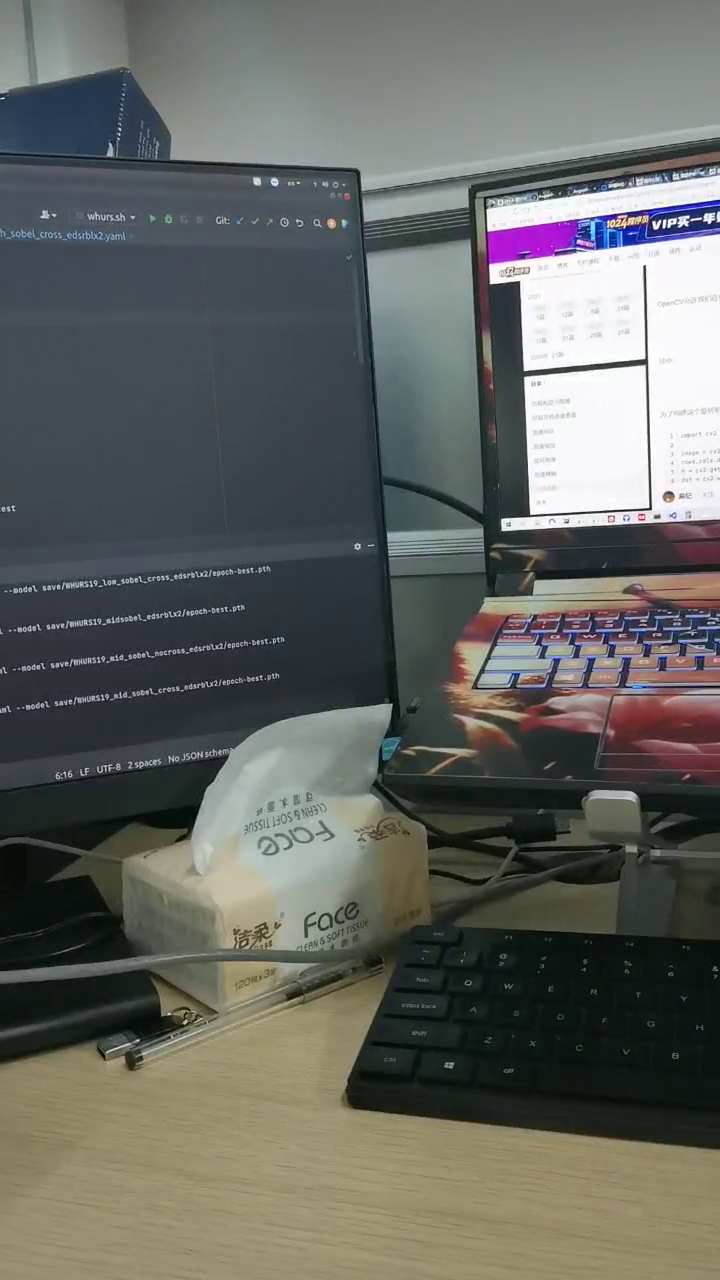
#> input picture frame 30 of blending/A.mp4, 720 x 1280 px, given in place of 1.avi, which was not available
$ python optical.py
#> lines starting #> are read from the running program, lines starting #| are printed output that depends on the picture; pictures that were not available may be replaced by others from this repository, and a replacement may not be noted
import numpy as np
import cv2

video_path = "E:\\Download\\OpticalFlow-master\\OpticalFlow\\1.avi"

# [51 lines left out: function OpticalFlowPyrLK, not called in this run]


def OpticalFlowFarneback():
    cap = cv2.VideoCapture(video_path)
    ret, frame1 = cap.read()
#> frame1 is the input picture: shape (1280, 720, 3); mean B, G, R 97.5, 101.8, 99.8

    prvs = cv2.cvtColor(frame1, cv2.COLOR_BGR2GRAY)
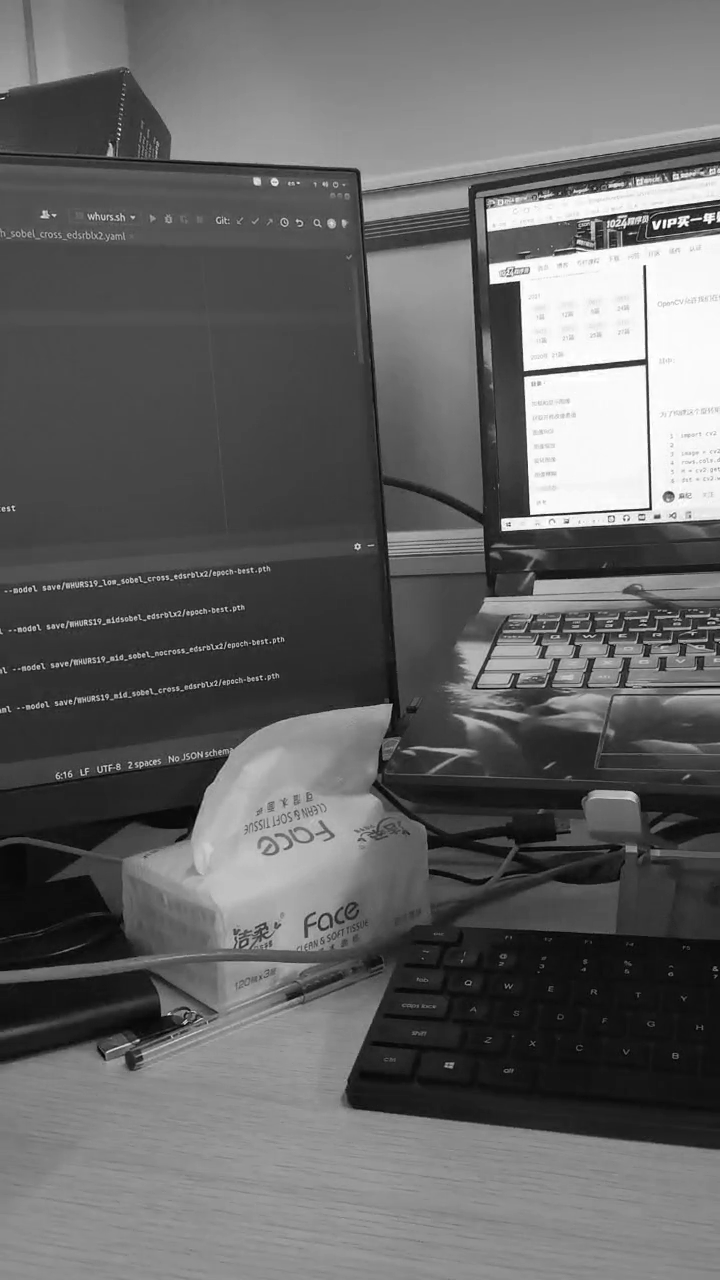
#> prvs: shape (1280, 720); min 0, max 255, mean 100.7
    hsv = np.zeros_like(frame1)
    hsv[..., 1] = 255

    while True:
        ret, frame2 = cap.read()
        next = cv2.cvtColor(frame2, cv2.COLOR_BGR2GRAY)
        flow = cv2.calcOpticalFlowFarneback(prvs, next, None, 0.5, 3, 15, 3, 5, 1.2, 0)
        mag, ang = cv2.cartToPolar(flow[..., 0], flow[..., 1])
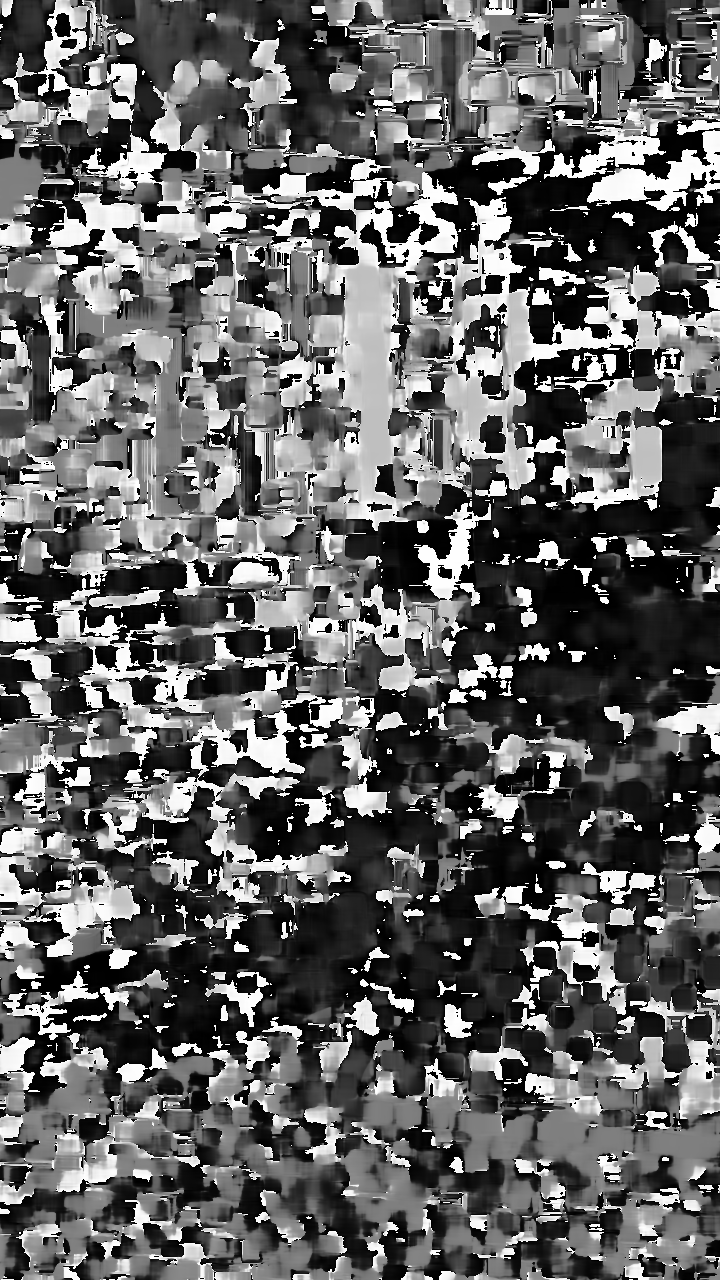
#> ang: shape (1280, 720) float32; min 2.28e-09, max 6.28, mean 2.44; drawn with min black and max white
        hsv[..., 0] = ang * 180 / np.pi / 2
        hsv[..., 2] = cv2.normalize(mag, None, 0, 255, cv2.NORM_MINMAX)
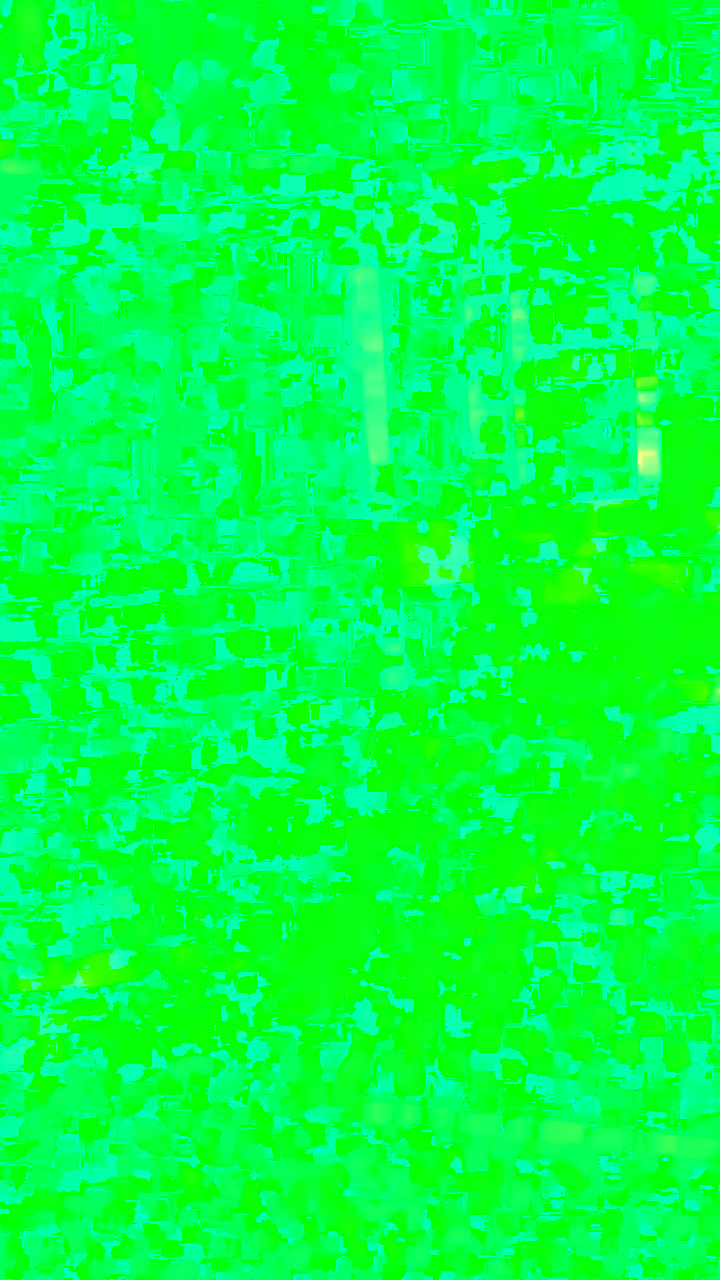
#> hsv: shape (1280, 720, 3); mean of channels 0, 1, 2 69.5, 255, 4.6; drawn as B, G, R
        bgr = cv2.cvtColor(hsv, cv2.COLOR_HSV2BGR)
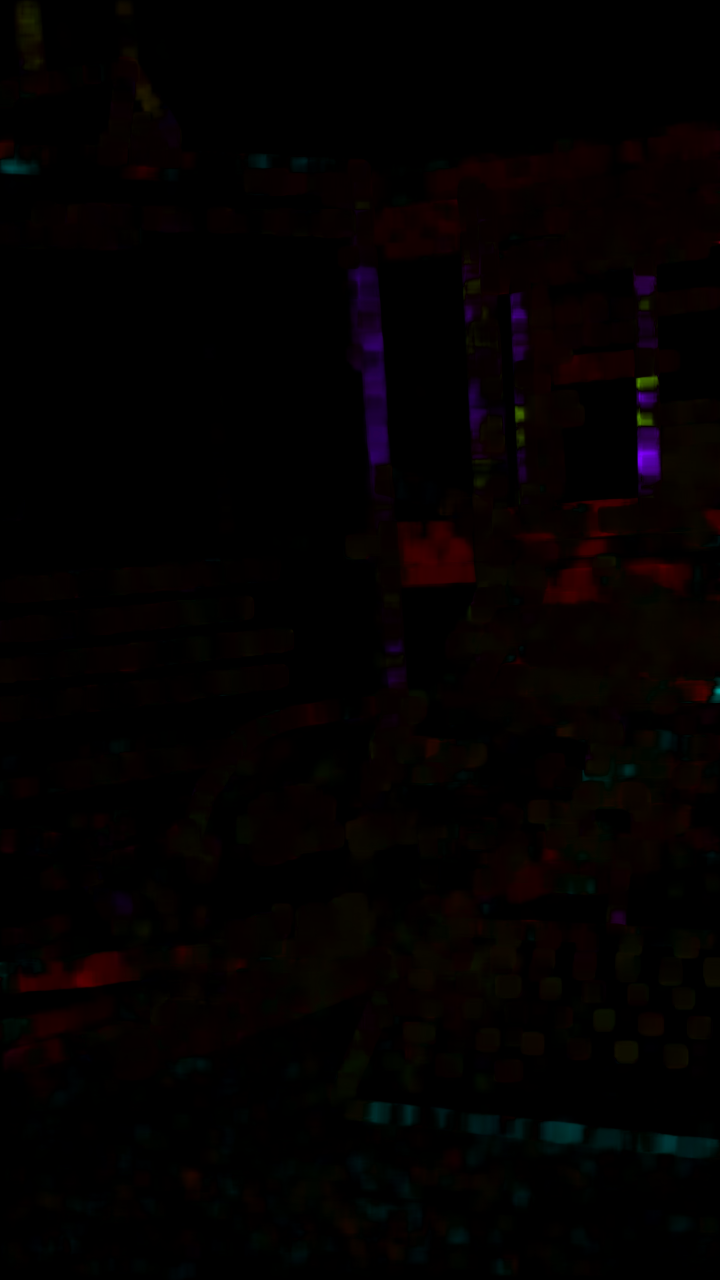
#> bgr: shape (1280, 720, 3); mean B, G, R 1, 1.1, 3.8

        cv2.imshow('frame2', frame2)
        cv2.imshow('flow', bgr)
        k = cv2.waitKey(1) & 0xff
#> (key q is pressed here)
        if k == ord('q'):
            break
        elif k == ord('s'):
            cv2.imwrite('opticalfb.png', frame2)
            cv2.imwrite('opticalhsv.png', bgr)
        prvs = next

    cap.release()
    cv2.destroyAllWindows()

if __name__ == '__main__':
    #OpticalFlowPyrLK()
    OpticalFlowFarneback()

$ run again, starting later in the video
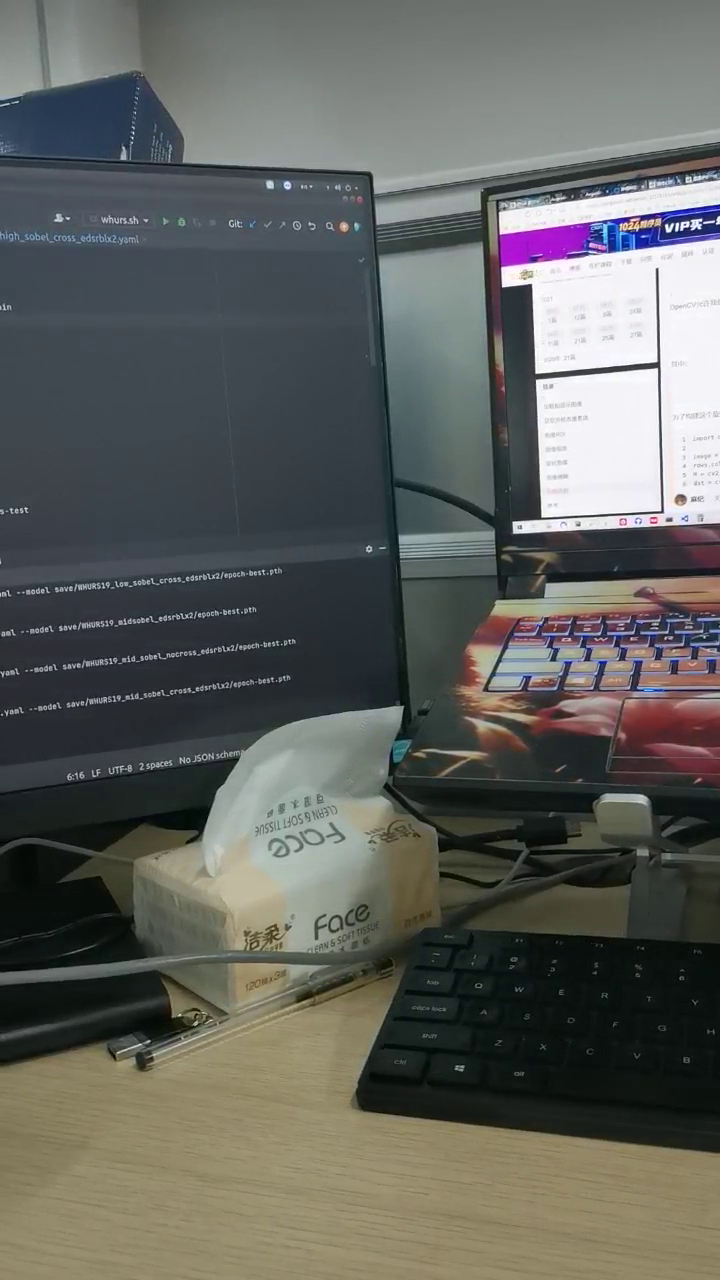
#> input picture frame 135 of blending/A.mp4, 720 x 1280 px, given in place of 1.avi, which was not available
#> in OpticalFlowFarneback, frame1 is the input picture: shape (1280, 720, 3); mean B, G, R 93.5, 97.9, 96.2
#> in OpticalFlowFarneback, `hsv[..., 2] = cv2.normalize(mag, None, 0, 255, cv2.NORM_MINMAX)`:
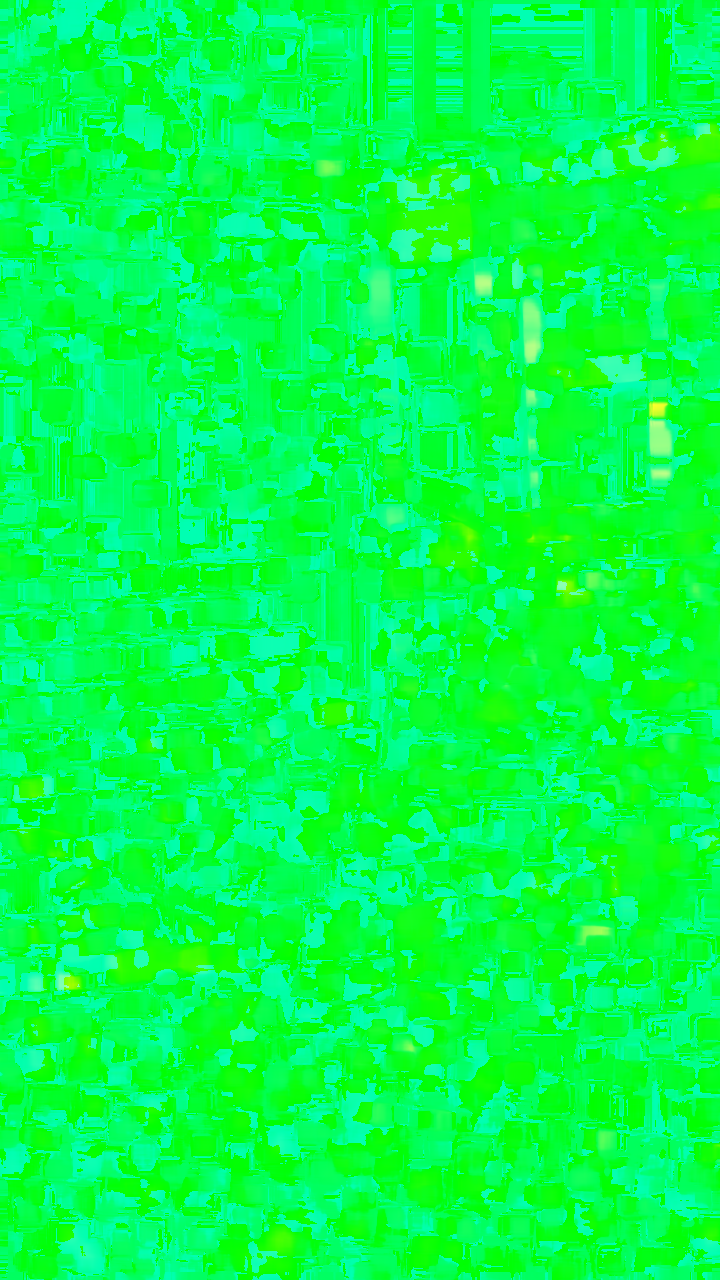
#> hsv: shape (1280, 720, 3); mean of channels 0, 1, 2 74, 255, 4.4; drawn as B, G, R
#> in OpticalFlowFarneback, `bgr = cv2.cvtColor(hsv, cv2.COLOR_HSV2BGR)`:
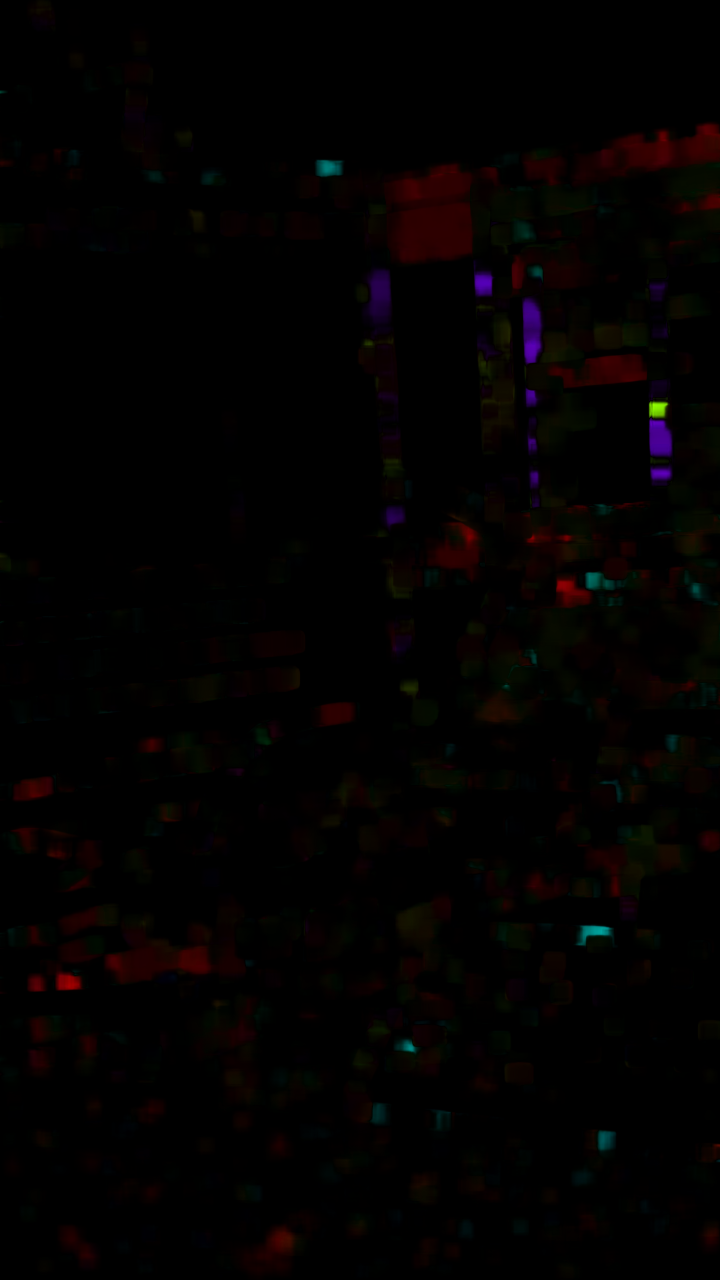
#> bgr: shape (1280, 720, 3); mean B, G, R 1, 1.3, 3.4

$ run again, starting later in the video
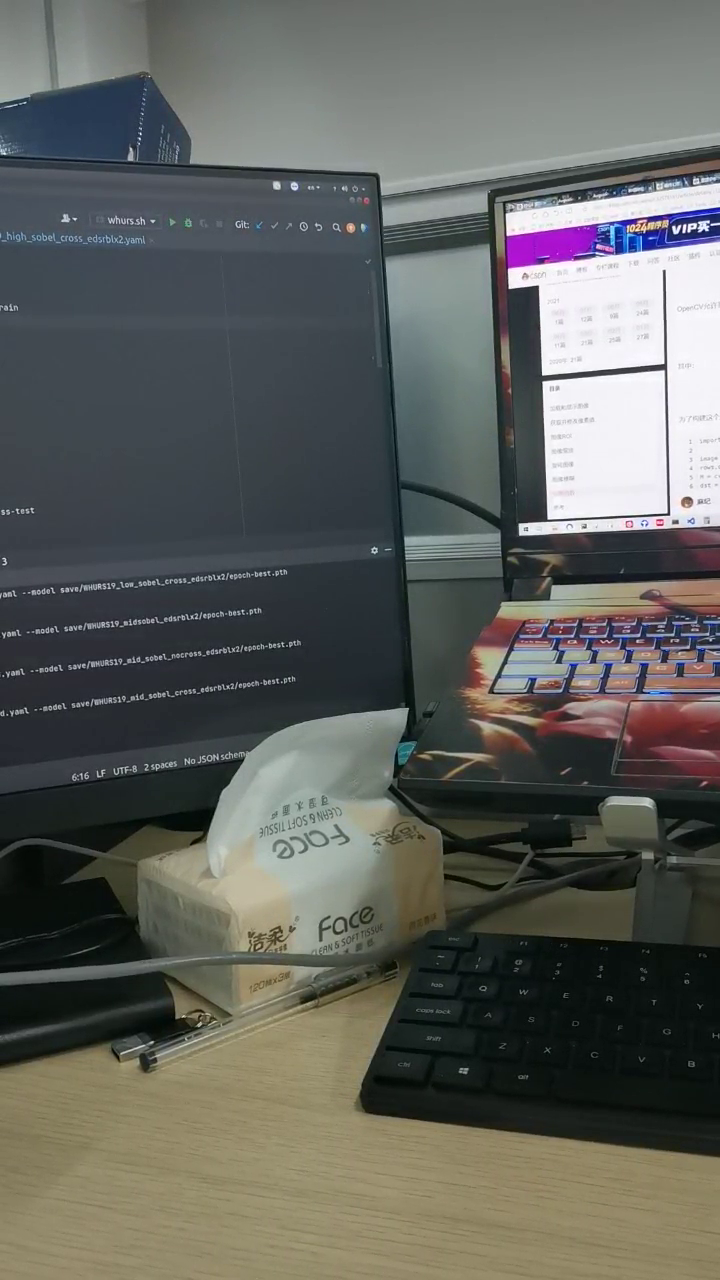
#> input picture frame 240 of blending/A.mp4, 720 x 1280 px, given in place of 1.avi, which was not available
#> in OpticalFlowFarneback, frame1 is the input picture: shape (1280, 720, 3); mean B, G, R 92.9, 97.2, 95.5
#> in OpticalFlowFarneback, `hsv[..., 2] = cv2.normalize(mag, None, 0, 255, cv2.NORM_MINMAX)`:
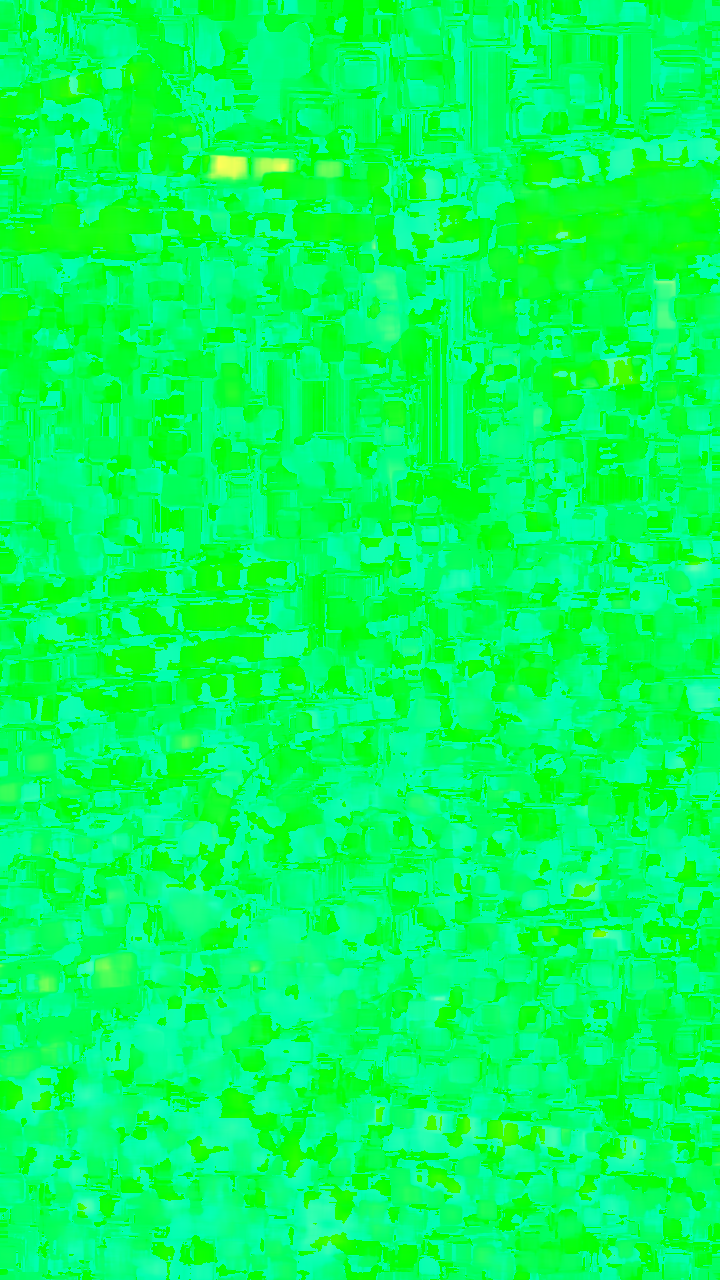
#> hsv: shape (1280, 720, 3); mean of channels 0, 1, 2 94, 255, 4.3; drawn as B, G, R
#> in OpticalFlowFarneback, `bgr = cv2.cvtColor(hsv, cv2.COLOR_HSV2BGR)`:
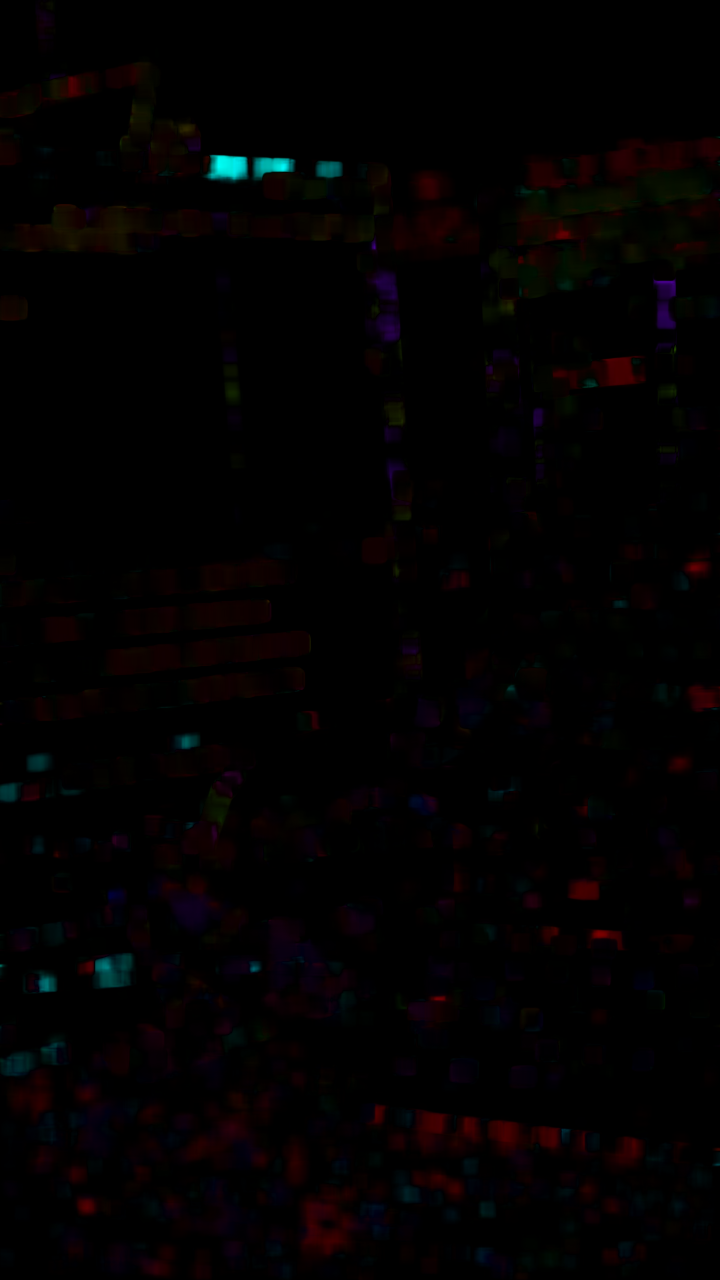
#> bgr: shape (1280, 720, 3); mean B, G, R 1.6, 1.2, 3
